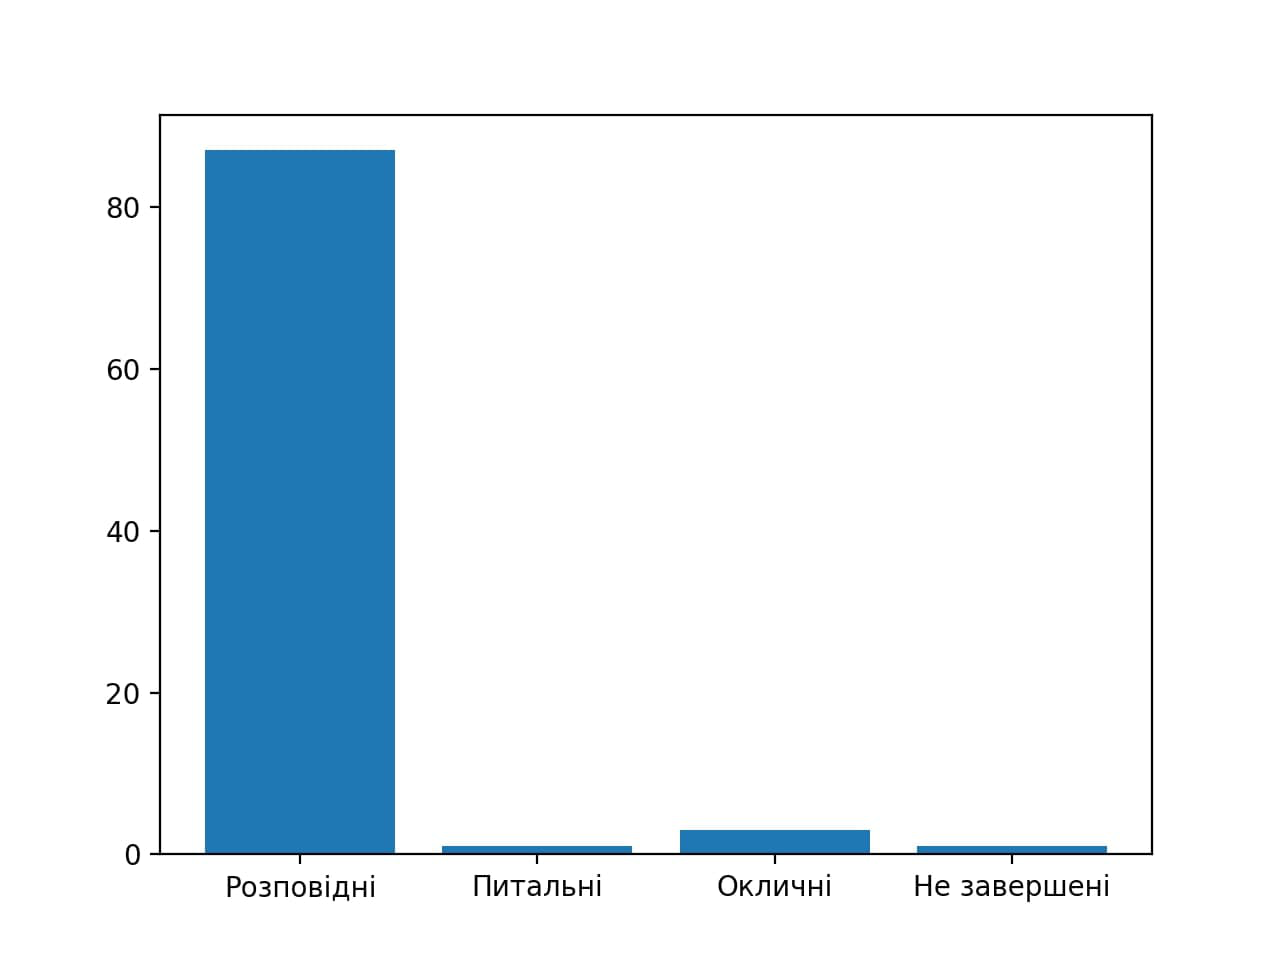

Write the Python code that produced this figure.
import requests
from bs4 import BeautifulSoup
from numpy import *
import matplotlib.pyplot as plt
import pylab

r = requests.get("https://www.ukrlib.com.ua/books/printit.php?tid=1054")
page = BeautifulSoup(r.text,'html.parser')
print(r.status_code)
ryad1 = page.head.title.text
ryad2 = page.body.text
names = ["Розповідні", "Питальні", "Окличні", "Не завершені"]

frequency = [0, 0, 0, 0]
frequency[0] = ryad2.count('. ')
frequency[1] = ryad2.count('? ')
frequency[2] = ryad2.count('! ')
frequency[3] = ryad2.count('... ')

xdata = names
ydata = frequency

pylab.bar(xdata, ydata)
pylab.savefig('Sentences 3.png',dpi=200)
plt.title('Кількість речень на сайті')
pylab.show()
